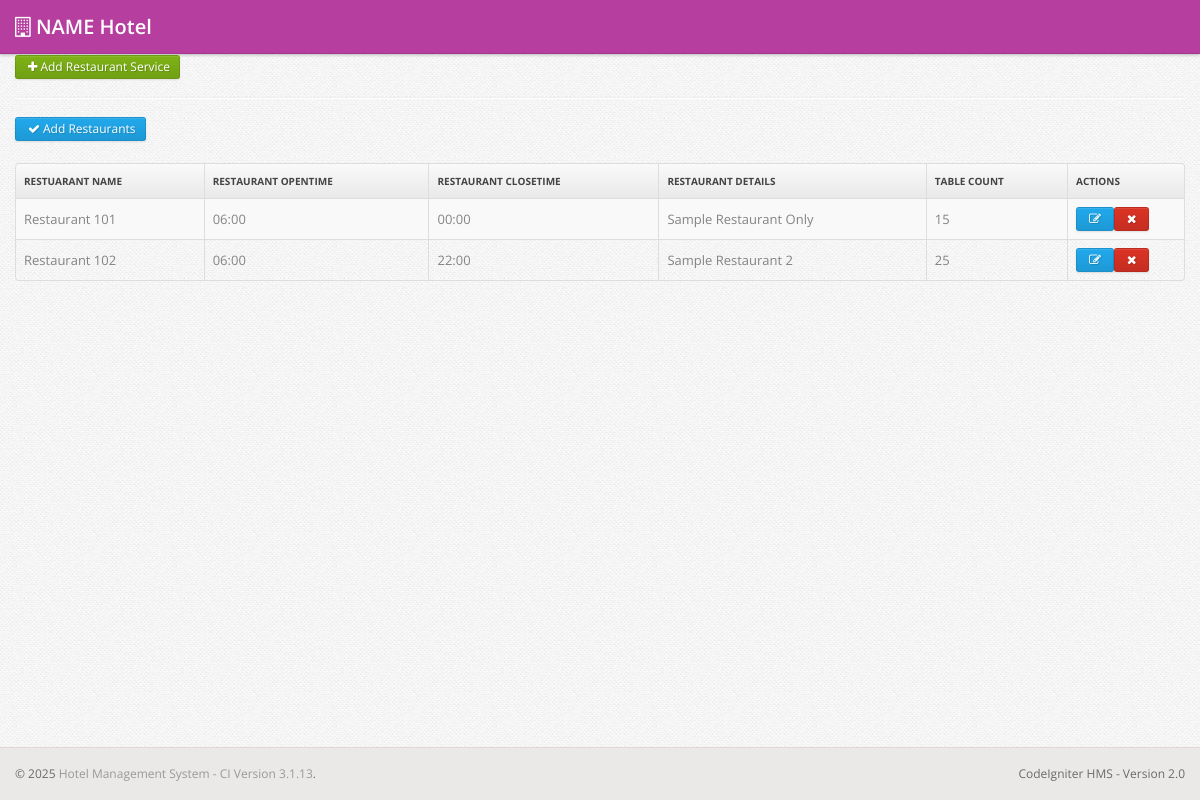
The app's page /index.php/restaurant with its own data.
### tables this page shows
CREATE TABLE `restaurant` (
  `restaurant_name` varchar(50) NOT NULL,
  `restaurant_open_time` varchar(10) DEFAULT NULL,
  `restaurant_close_time` varchar(10) DEFAULT NULL,
  `restaurant_details` text DEFAULT NULL,
  `table_count` int(11) DEFAULT NULL
);

### application/controllers/restaurant.php (called while the page is built, shortened)
<?php if ( ! defined('BASEPATH')) exit('No direct script access allowed');
class Restaurant extends CI_Controller {
	public function index()
	{
		$restaurants = $this->restaurant_m->get_restaurants();
		$customers = $this->customer_m->get_active_customers();
		$viewdata = array('restaurants' => $restaurants, 'customers' => $customers);
		$data = array('title' => 'Restaurants - ', 'page' => 'restaurant');
		$this->load->view('header', $data);
		$this->load->view('restaurant/list', $viewdata);
		$this->load->view('footer');
	}
}

### index.php (called while the page is built, shortened)
<?php
require_once BASEPATH.'core/CodeIgniter.php';

### application/models/restaurant_m.php (called while the page is built, shortened)
<?php
class Restaurant_m extends CI_Model {
    function get_restaurants()
    {
        $query = $this->db->from('restaurant')->get();
        $data = array();
        foreach (@$query->result() as $row)
        {
            $data[] = $row;
        }
        if(count($data))
            return $data;
        return false;
    }
}

### application/views/restaurant/list.php (the view, shortened to what this page needs)
<div class="main">
  <div class="main-inner">
    <div class="container">
      <div class="row">
        <div class="span12">
			<a href="javascript:open_form();" class="btn btn-small btn-success"><i class="btn-icon-only icon-plus"></i>Add Restaurant Service</a>
			<hr>
			<a href="<?= base_url() ?>restaurant/add" class="btn btn-small btn-primary"><i class="btn-icon-only icon-ok"></i>Add Restaurants</a>
			<br><br>
			<table class="table table-striped table-bordered">
				<thead>
				  <tr>
				    <th> Restuarant name </th>
				    <th> Restaurant Opentime </th>
				    <th> Restaurant Closetime </th>
				    <th> Restaurant Details </th>
				    <th> Table Count </th>
				    <th class="td-actions", width="100"> Actions </th>
				  </tr>
				</thead>
				<tbody>
				<?php
				if(isset($restaurants) && is_array($restaurants)){
					foreach ($restaurants as $rest) {
				?>
				  <tr>
				    <td> <?=$rest->restaurant_name?> </td>
				    <td> <?=$rest->restaurant_open_time?> </td>
				    <td> <?=$rest->restaurant_close_time?> </td>
				    <td> <?=$rest->restaurant_details?> </td>
				    <td> <?=$rest->table_count?> </td>
				    <td class="td-actions"><a href="<?= base_url() ?>restaurant/edit/<?=$rest->restaurant_name?>" class="btn btn-small btn-primary"><i class="btn-icon-only icon-edit"> </i></a><a href="<?= base_url() ?>restaurant/delete/<?=$rest->restaurant_name?>" onclick="return confirm('Are you sure ?')" class="btn btn-danger btn-small"><i class="btn-icon-only icon-remove"> </i></a></td>
				  </tr>
				<?php }} ?>
				</tbody>
			</table>
		</div>
	  </div>
	</div>
  </div>
</div>

### css/style.css (style rules this page uses)
body { background: #f9f6f1; font: 13px/1.7em 'Open Sans'; }
.btn-icon-only { padding-right: 3px; padding-left: 3px; }
.table td { vertical-align: middle; }
.table-bordered th { background: #E9E9E9; background: -moz-linear-gradient(top, #FAFAFA 0%, #E9E9E9 100%); background: -webkit-gradient(linear, left top, left bottom, color-stop(0%, #FAFAFA), color-stop(100%, #E9E9E9)); background: -webkit-linear-gradient(top, #FAFAFA 0%, #E9E9E9 100%); background: -o-linear-gradient(top, #FAFAFA 0%, #E9E9E9 100%); background: -ms-linear-gradient(top, #FAFAFA 0%, #E9E9E9 100%); background: linear-gradient(top, #FAFAFA 0%, #E9E9E9 100%); filter: progid: DXImageTransform.Microsoft.gradient(startColorstr='#FAFAFA', endColorstr='#E9E9E9'); -ms-filter: "progid:DXImageTransform.Microsoft.gradient(startColorstr='#FAFAFA', endColorstr='#E9E9E9')"; font-size: 10px; color: #444; text-transform: uppercase; }
.main { padding-bottom: 2em; }

### css/pages/signin.css (style rules this page uses)
body { background: url(../../img/body-bg.png); color: #838383; font: 13px/1.7em 'Open Sans'; }

### records on screen
restaurant: restaurant_name "Restaurant 101", restaurant_open_time "06:00", restaurant_close_time "00:00", restaurant_details "Sample Restaurant Only", table_count "15"
restaurant: restaurant_name "Restaurant 102", restaurant_open_time "06:00", restaurant_close_time "22:00", restaurant_details "Sample Restaurant 2", table_count "25"

### other values on screen
HOTEL_NAME "NAME Hotel"
CI_VERSION "3.1.13"
